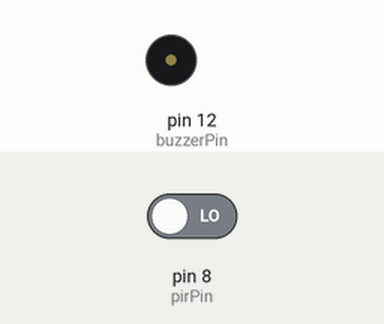
Simulated run of this sketch. Board: Arduino Uno, built with avr-gcc and run on an emulated ATmega328P. Parts: buzzer (waves = sounding). The inputs (shaded band) are chosen by the test bench; at power-on: pin 8 (pirPin) LOW. What the sketch prints to the serial monitor is not drawn.

Above: at 1.2 s.
1.3 s: pin 8 (pirPin) driven HIGH
At 2.1 s:
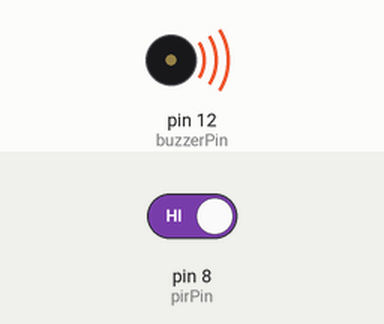
4.3 s: pin 8 (pirPin) driven LOW
At 4.9 s:
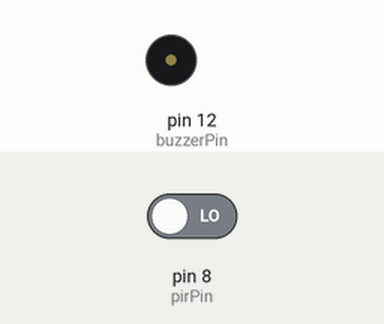
Timing chart, 0 to 7.3 s (numbered marks = the images above; inputs shaded):
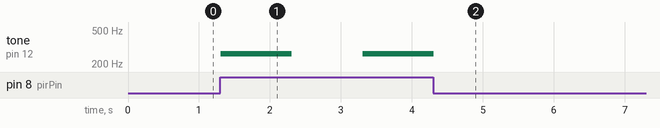

The sketch:

hareket_sensoru.ino
```cpp
int pirPin = 8;                   //Sensörü takacağımız pin
int servoPin = 9;                 //Servoyu takacağımız pin
int hareket;                      //Sensörden aldığımız veri
int buzzerPin = 12;
int C = 262;
int deger = 0;
void setup() {
  pinMode(pirPin, INPUT);         //Sensör pinimizi giriş olarak ayarlyoruz.
Serial.begin(9600);
}

void loop() {
  hareket = digitalRead(pirPin);  //Sensörden okuma yapıyoruz.
  deger = digitalRead(pirPin); // Dijital pin okunuyor
Serial.println(deger);
  if(hareket == HIGH){            //Hareketlilik var ise içerideki komutlar uygulanır.


    tone(buzzerPin, C);
    digitalWrite(7, HIGH);
    delay(1000);
    digitalWrite(7, LOW);
    noTone(buzzerPin);
    delay(1000);

  noTone(buzzerPin);
  }

  }
```

Measured:
- after the input at 1.3 s, tone on pin 12 (buzzerPin): silent → 262 Hz at once, → silent 1.0 s later, → 262 Hz 1.0 s later
- after the input at 4.3 s, tone on pin 12 (buzzerPin): goes on until 4.3 s, then stays silent
